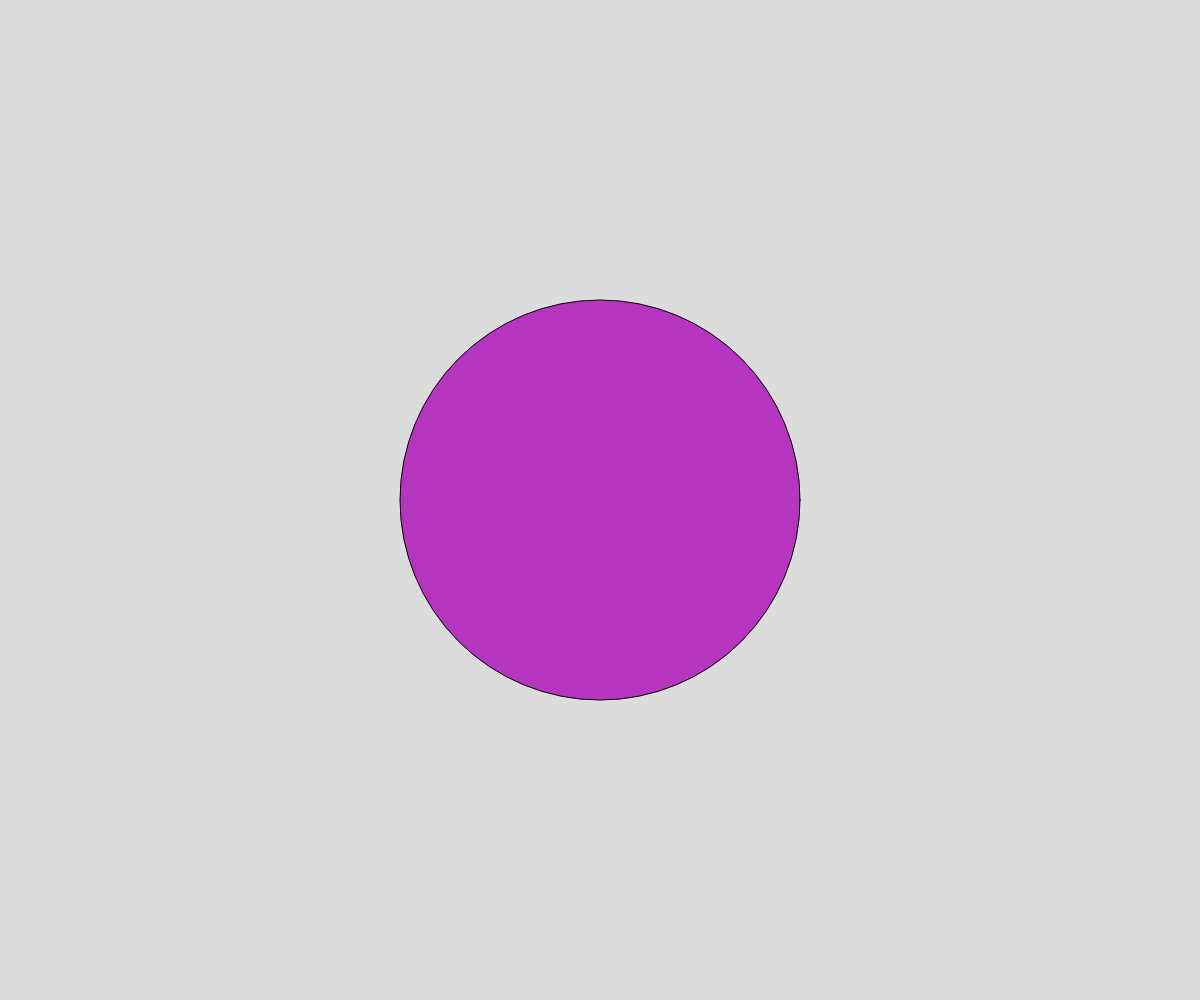
Frame 1 (no input)
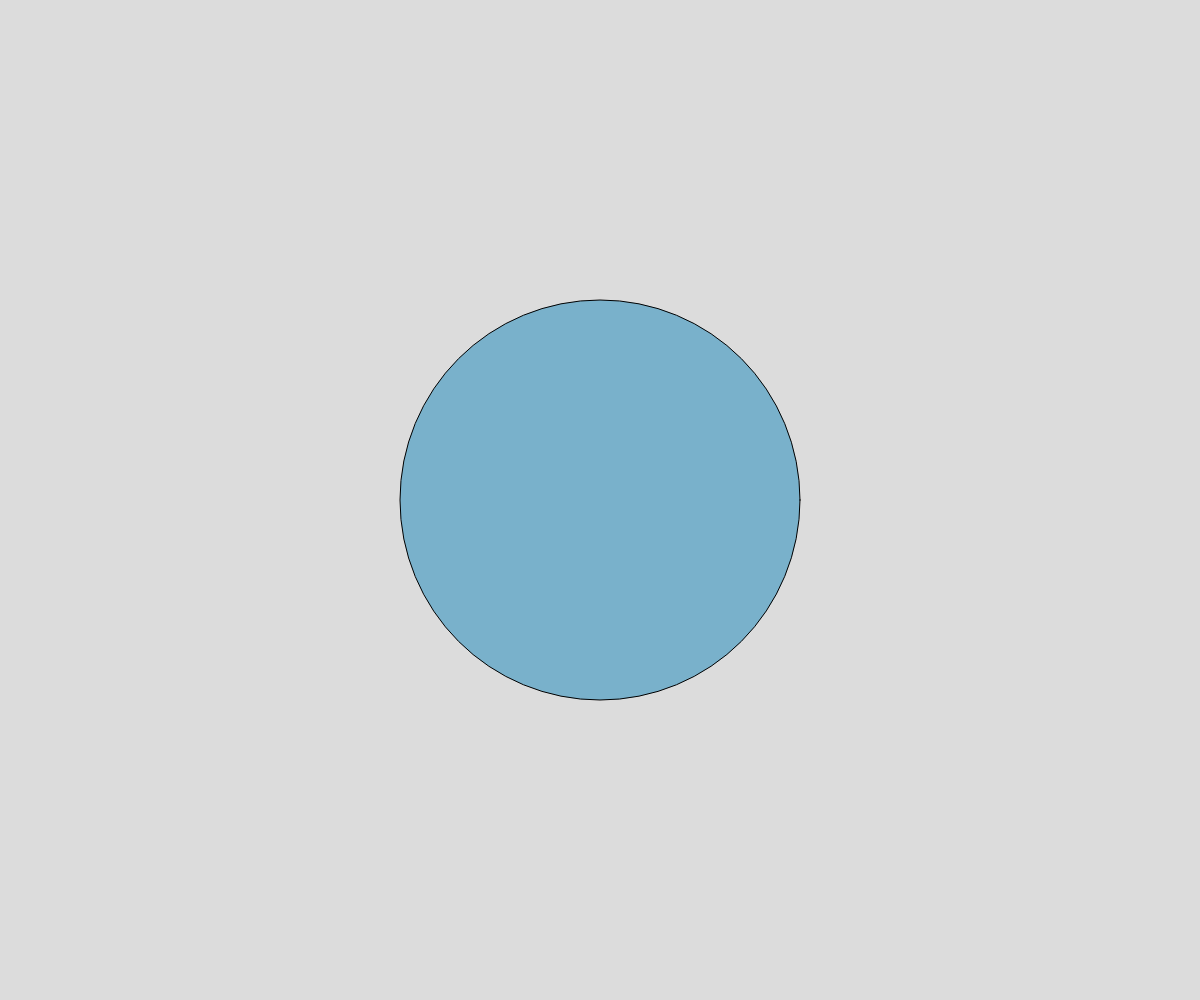
Frame 60 (no input)
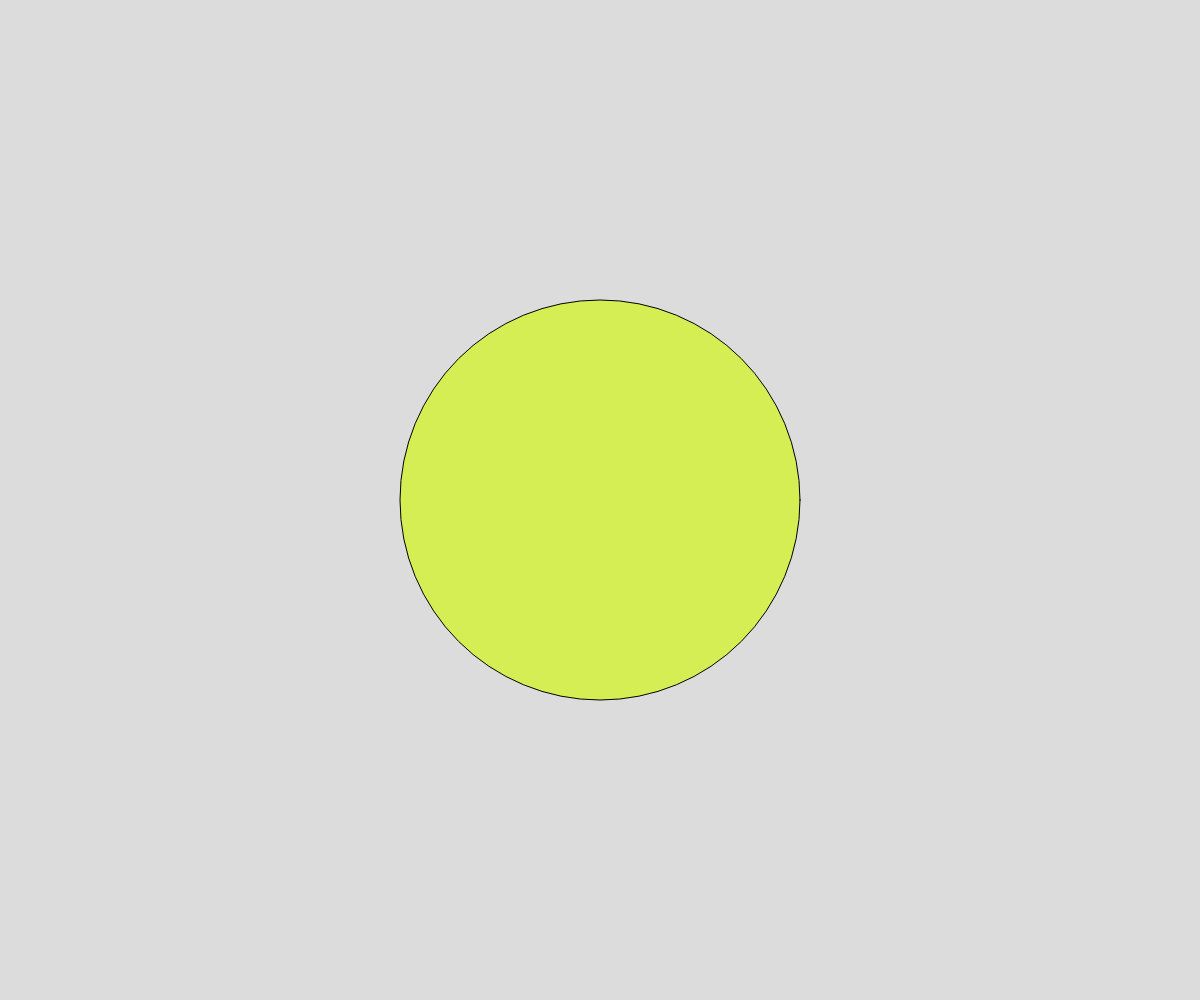
Frame 120 (the mouse pressed at the canvas centre since frame 60)

The p5.js sketch that drew these frames (run headless with seeded random() and noise() and a simulated clock; from frame 60 on, the mouse is pressed at the canvas centre):

// p5.js sketch
// ── sketch.js
// window.setInterval demo
// Change the color of a circle every half second

let theColor;

async function setup() {
  createCanvas(windowWidth, windowHeight);
  changeColor();

  // Call the changeColor function once every half second
  window.setInterval(changeColor, 500);
}

function draw() {
  background(220);

  fill(theColor);
  circle(width/2, height/2, 400);
}

function changeColor() {
  theColor = color(random(255), random(255), random(255));
}
